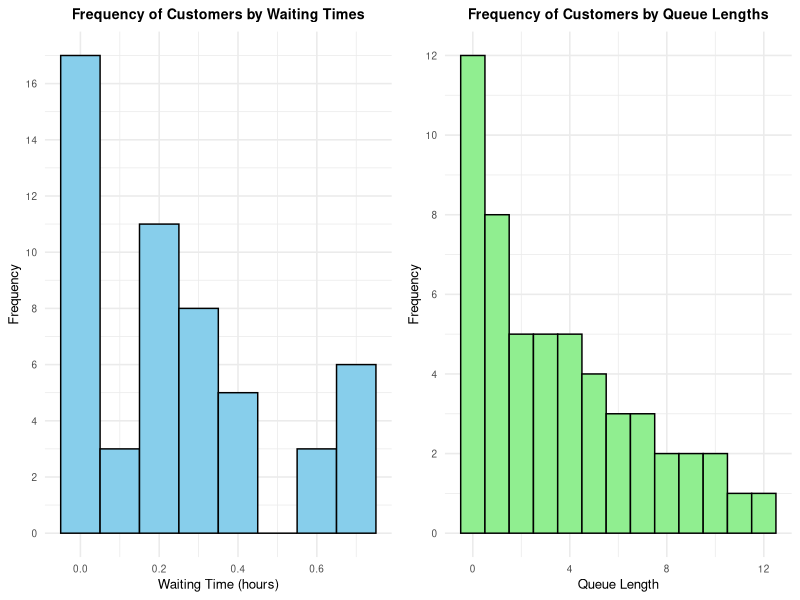
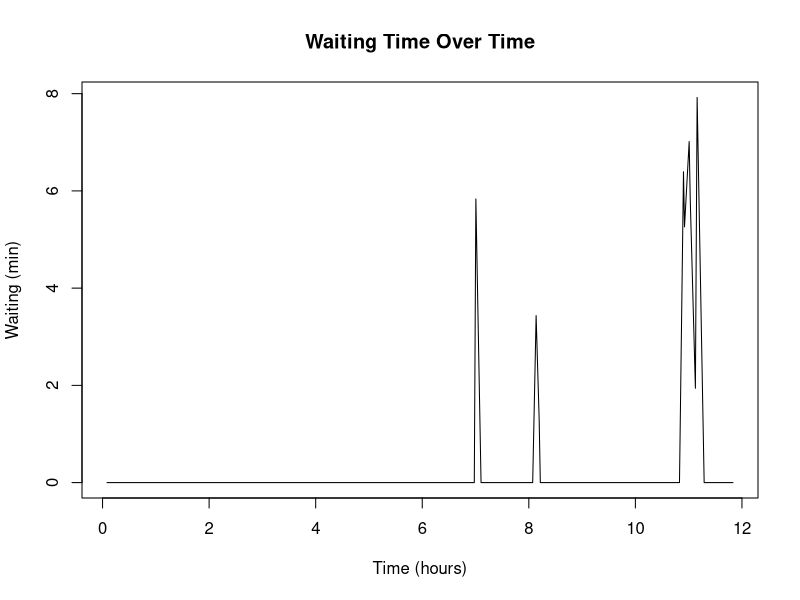
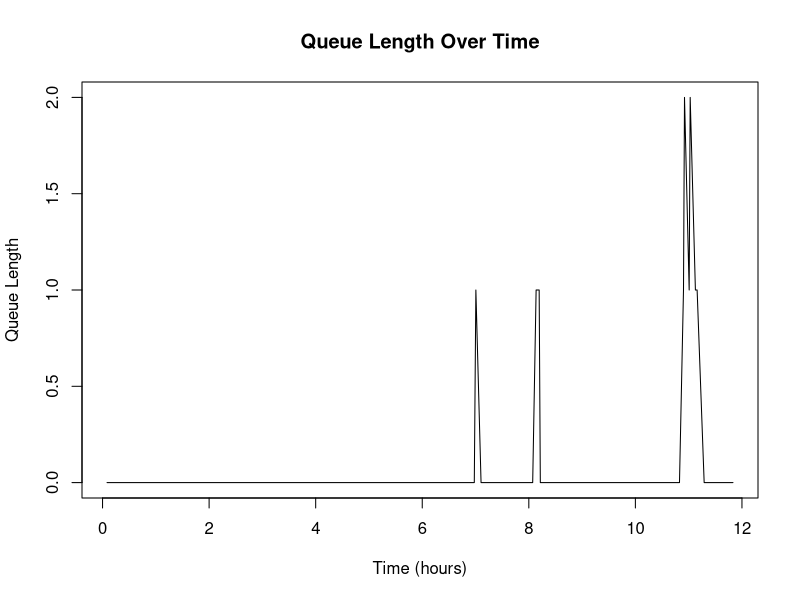
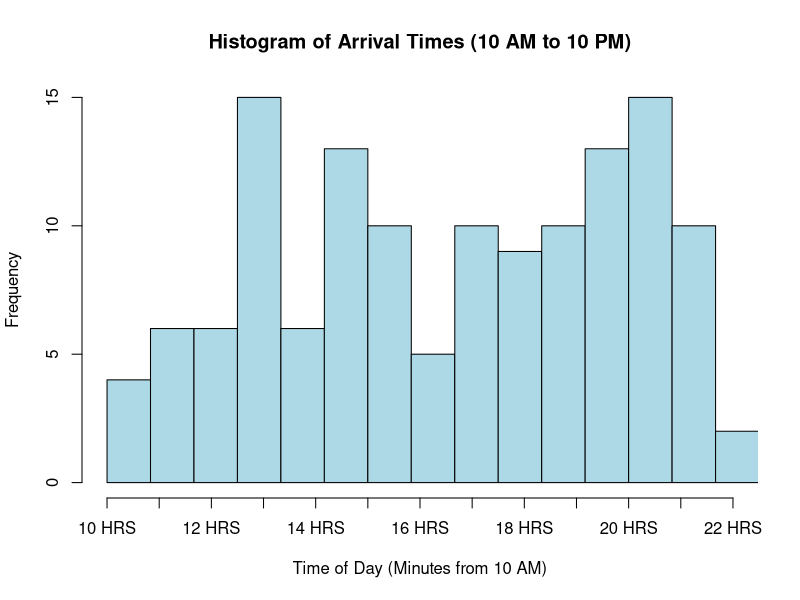
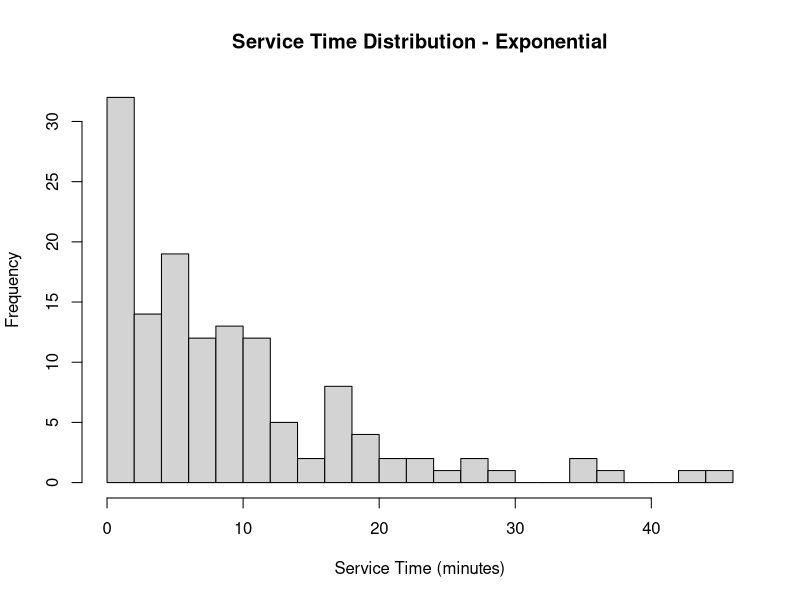
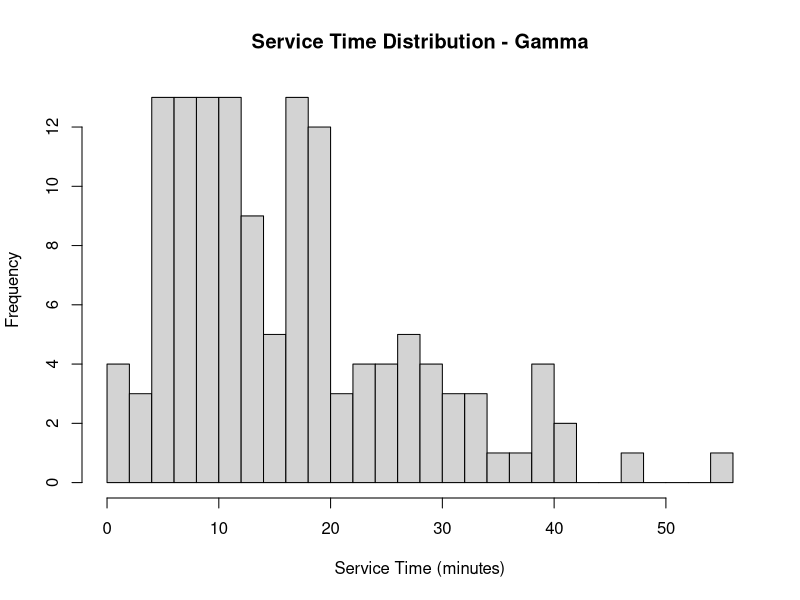
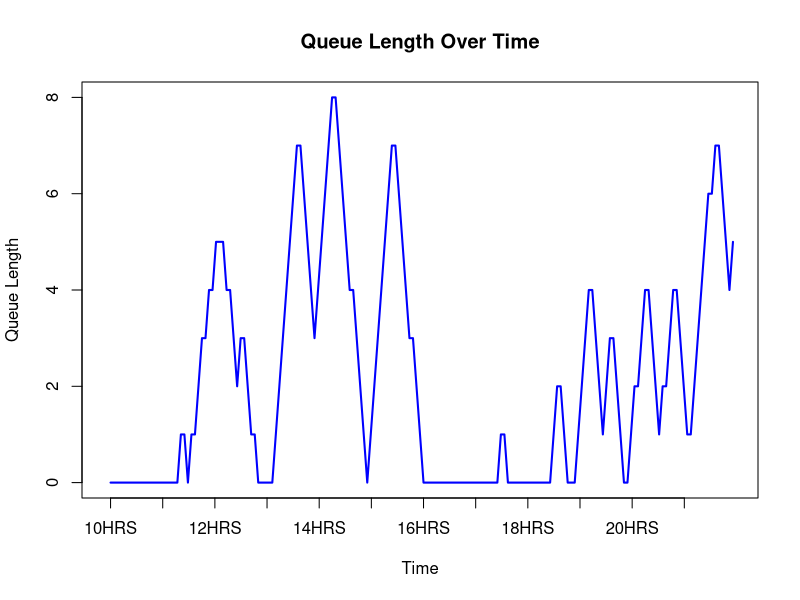

Generate these figures, in order, with R:
## ---- chunk 1
knitr::opts_chunk$set(echo = FALSE)
## ---- chunk 2
library(ggplot2)
library(gridExtra)

set.seed(2) 

operating_hours <- 12  
lambda_arrival <- 5   
lambda_service <- 6   

total_arrivals <- rpois(1, lambda_arrival * operating_hours)
arrival_times <- cumsum(rexp(total_arrivals, rate = lambda_arrival))

service_times <- rexp(total_arrivals, rate = lambda_service)

wait_times <- numeric(total_arrivals)
queue_lengths <- numeric(total_arrivals)
table_free_time <- 0
current_queue <- 0
downtime <- 0

for (i in 1:total_arrivals) {
  if (arrival_times[i] > table_free_time) {
    downtime <- downtime + (arrival_times[i] - table_free_time)
  }
  
  while (current_queue > 0 && table_free_time <= arrival_times[i]) {
    current_queue <- current_queue - 1
  }
  
  wait_time <- max(0, table_free_time - arrival_times[i])
  wait_times[i] <- wait_time
  
  if (arrival_times[i] < table_free_time) {
    current_queue <- current_queue + 1
  }
  
  table_free_time <- max(table_free_time, arrival_times[i]) + service_times[i]
  
  queue_lengths[i] <- current_queue
}

mean_wait <- mean(wait_times) * 60 
median_wait <- median(wait_times) * 60 
mean_queue_length <- mean(queue_lengths)
downtime_hours <- downtime

results <- data.frame(
  Metric = c("Mean Waiting (min)", "Median Waiting (min)", "Mean Queue Length", "Downtime (hours)"),
  Value = c(mean_wait, median_wait, mean_queue_length, downtime_hours)
)

print(results)
## ---- chunk 3
library(ggplot2)
library(gridExtra)

wait_times_df <- data.frame(wait_times)
queue_length_df <- data.frame(queue_lengths)

waiting_times_plot <- ggplot(wait_times_df, aes(x = wait_times)) +
  geom_histogram(binwidth = 0.1, fill = "skyblue", color = "black") +
  labs(title = "Frequency of Customers by Waiting Times",
       x = "Waiting Time (hours)", y = "Frequency") +
  scale_y_continuous(breaks = seq(0, 20, 2)) +
  theme_minimal(base_size = 12) + 
  theme(
    plot.title = element_text(size = rel(0.85), face = "bold", hjust = 0.5), 
    axis.title = element_text(size = rel(0.8)),              
    axis.text = element_text(size = rel(0.6))           
  )

queue_lengths_plot <- ggplot(queue_length_df, aes(x = queue_lengths)) +
  geom_histogram(binwidth = 1, fill = "lightgreen", color = "black") +
  labs(title = "Frequency of Customers by Queue Lengths",
       x = "Queue Length", y = "Frequency") +
  scale_y_continuous(breaks = seq(0, 15, 2)) +
  theme_minimal(base_size = 12) +
  theme(
    plot.title = element_text(size = rel(0.85), face = "bold", hjust = 0.5),  
    axis.title = element_text(size = rel(0.8)),              
    axis.text = element_text(size = rel(0.6))                
  )

grid.arrange(waiting_times_plot, queue_lengths_plot, ncol = 2)

## ---- chunk 4

set.seed(123)

lambda_A <- 10           
L <- 2                    
lambda_S <- 3 * L        
num_tables <- 5
operating_hours <- 12
total_minutes <- operating_hours * 60

lambda_A_min <- lambda_A / 60
lambda_S_min <- lambda_S / 60

arrival_times <- numeric()
t <- 0
while (t < total_minutes) {
  t <- t + rexp(1, rate = lambda_A_min)
  if (t < total_minutes) arrival_times <- c(arrival_times, t)
}

service_times <- rexp(length(arrival_times), rate = lambda_S_min)

table_free <- rep(0, num_tables)

waiting_times <- numeric(length(arrival_times))
queue <- numeric()

system_empty_start <- 0
total_downtime <- 0

queue_lengths <- numeric(length(arrival_times))

for (i in seq_along(arrival_times)) {
  arrival <- arrival_times[i]
  
  if (sum(table_free > arrival) + length(queue) == 0) {
    total_downtime <- total_downtime + (arrival - system_empty_start)
  }
  
  free_tables <- which(table_free <= arrival)
  
  if (length(free_tables) > 0 && length(queue) == 0) {
    chosen <- free_tables[1]
    waiting_times[i] <- 0
    end_time <- arrival + service_times[i]
    table_free[chosen] <- end_time
  } else {
    queue <- c(queue, i)
  }
  
  repeat {
    free_tables <- which(table_free <= arrival)
    if (length(free_tables) > 0 && length(queue) > 0) {
      next_cust <- queue[1]
      queue <- queue[-1]
      waiting_times[next_cust] <- arrival - arrival_times[next_cust]
      end_time <- arrival + service_times[next_cust]
      table_free[free_tables[1]] <- end_time
    } else {
      break
    }
  }
  
  queue_lengths[i] <- length(queue)
  
  if (sum(table_free > arrival) + length(queue) == 0) {
    system_empty_start <- arrival
  }
}

current_time <- max(arrival_times)
while (length(queue) > 0) {
  soonest_table <- which.min(table_free)
  next_free <- table_free[soonest_table]
  
  next_cust <- queue[1]
  queue <- queue[-1]
  
  waiting_times[next_cust] <- next_free - arrival_times[next_cust]
  table_free[soonest_table] <- next_free + service_times[next_cust]
  current_time <- next_free
}

waiting_plot <- plot((arrival_times/60), waiting_times, type = "l",
     xlab = "Time (hours)", ylab = "Waiting (min)", main = "Waiting Time Over Time")

## ---- chunk 5

arrival_plot <- plot((arrival_times/60), queue_lengths, type = "l",
     xlab = "Time (hours)", ylab = "Queue Length", main = "Queue Length Over Time")
## ---- chunk 6
set.seed(223)

time_intervals <- c(0, 120, 300, 420, 720)
arrival_rates <- c(4, 12, 5, 15)
service_rates <- c(6,6,6,6,6,6,6,9,9,9,9,9)
n_tables <- 5

#exponential rv
#inverse_cdf_exp <- function(lambda) {
 # -log(1 - runif(1)) / lambda
#}

simulate_poisson_arrivals <- function(lambda, start_time, end_time) {
  n_arrivals <- rpois(1, (lambda / 60) * (end_time - start_time))
  sort(runif(n_arrivals, start_time, end_time))
}

arrival_times <- c()
for (i in 1:4) {
  arrivals <- simulate_poisson_arrivals(arrival_rates[i], time_intervals[i], time_intervals[i + 1])
  arrival_times <- c(arrival_times, arrivals)
}

arrival_times_in_day <- arrival_times + 600

hist(arrival_times_in_day, 
     main = "Histogram of Arrival Times (10 AM to 10 PM)", 
     xlab = "Time of Day (Minutes from 10 AM)", 
     ylab = "Frequency", 
     col = "lightblue", 
     border = "black", 
     breaks = 20, 
     xlim = c(600, 1320),
     xaxt = "n")

axis(1, at = seq(600, 1320, by = 60), labels = paste(seq(10, 22), "HRS", sep = " "))
## ---- chunk 7
set.seed(223)
service_times_old <- sapply(arrival_times, function(t) {
  hour <- ceiling(t / 60) 
  rexp(1, rate = service_rates[hour]/60)
})


hist(service_times_old, main = "Service Time Distribution - Exponential", xlab = "Service Time (minutes)", breaks = 30)
## ---- chunk 8
set.seed(223)
service_times <- sapply(arrival_times, function(t) {
  hour <- ceiling(t / 60) 
  shape <- 2
  rate <- service_rates[hour] / 60
  rgamma(1, shape = shape, rate = rate)
})

hist(service_times, main = "Service Time Distribution - Gamma", xlab = "Service Time (minutes)", breaks = 30)
## ---- chunk 9
set.seed(223)
current_time <- 0
downtime <- 0
queue <- c()
queue_lengths <- c()
busy_tables <- rep(0, n_tables)
waiting_times <- c()
queue_waiting_times <- c()

for (i in seq_along(arrival_times)) {
  next_arrival <- arrival_times[i+1]
  current_time <- arrival_times[i]
  if(all(busy_tables <= current_time)){
    #print(paste("All tables free"))
  }
  if (all(busy_tables <= current_time) && length(queue) == 0) {
    downtime <- downtime + (next_arrival - current_time)
    #print(paste("Downtime:", downtime))
  }
  busy_tables[busy_tables <= current_time] <- 0
  if (any(busy_tables == 0)) {
    next_table <- which(busy_tables == 0)[1]
    service_time <- service_times[i]
    busy_tables[next_table] <- current_time + service_time
    #print(paste("Seating customer at table", next_table, "at time:", current_time, "for service time:", service_time))
    waiting_times <- c(waiting_times, 0)
  } else {
    queue <- c(queue, current_time)
  }
  queue_lengths <- c(queue_lengths, length(queue))
  while (length(queue) > 0 && any(busy_tables == 0)) {
    next_table <- which(busy_tables == 0)[1]
    wait_time <- current_time - queue[1]
    waiting_times <- c(waiting_times, wait_time)
    queue_waiting_times <- c(queue_waiting_times, wait_time)
    service_time <- service_times[i]
    busy_tables[next_table] <- current_time + service_time
    queue <- queue[-1] 
    queue_lengths <- c(queue_lengths, length(queue))
  }
}

first_downtime <- arrival_times[1]
total_dowtime <- downtime + first_downtime

plot(queue_lengths, type = "l", xlab = "Time", ylab = "Queue Length", 
     main = "Queue Length Over Time", col = "blue", lwd = 2, 
     xaxt = "n", xlim = c(0, length(queue_lengths)))

axis(1, at = seq(1, length(queue_lengths), by = length(queue_lengths) / 12), 
     labels = paste(10 + (seq(1, length(queue_lengths), by = length(queue_lengths) / 12) - 1) / (length(queue_lengths) / 12), "HRS", sep=""))
